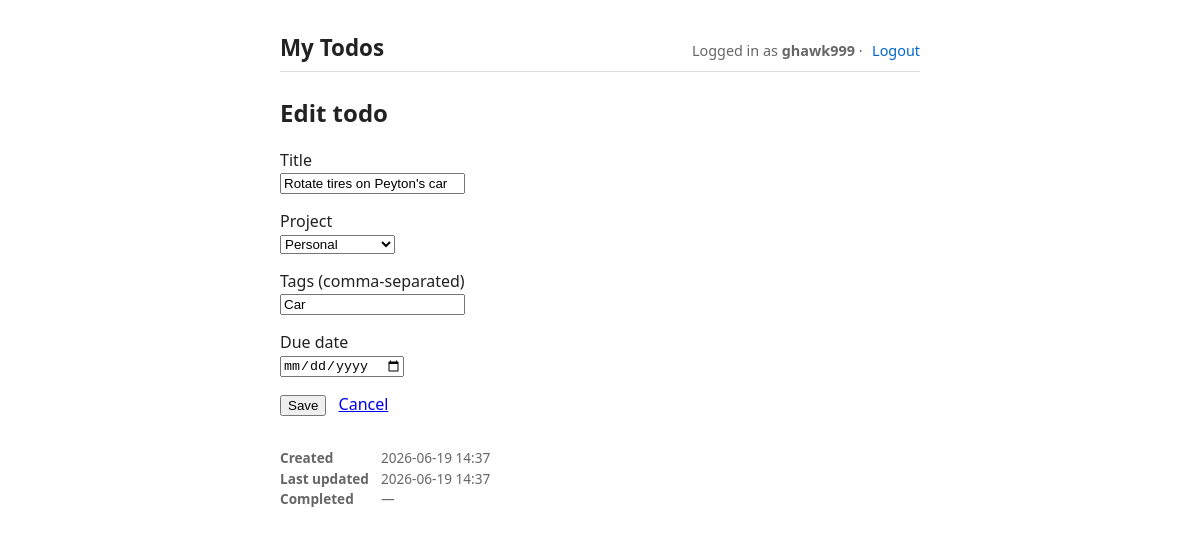
/edit/20/?tag=Car (signed in), run on the app's committed database.
### todos/models.py (models this page shows, shortened)
class Todo(models.Model):
    user = models.ForeignKey(
        settings.AUTH_USER_MODEL,
        on_delete=models.CASCADE,
        related_name='todos',
    )
    project = models.ForeignKey(
        Project,
        null=True,
        blank=True,
        on_delete=models.SET_NULL,
        related_name='todos',
    )
    tags = models.ManyToManyField(Tag, blank=True, related_name='todos')
    title = models.CharField(max_length=200)
    done = models.BooleanField(default=False)
    due_date = models.DateField(null=True, blank=True)
    created_at = models.DateTimeField(auto_now_add=True)
    updated_at = models.DateTimeField(auto_now=True)
    completed_at = models.DateTimeField(null=True, blank=True)
    class Meta:
        ordering = ['done', 'id']

### todos/views.py (the view, shortened to what this page needs)
# urls.py: path('edit/<int:pk>/', views.todo_edit, name='todo_edit'),
@login_required
def todo_edit(request, pk):
    todo = get_object_or_404(Todo, pk=pk, user=request.user)
    is_modal = _is_modal_request(request)
    form = TodoForm(instance=todo, user=request.user)
    if is_modal:
        return render(request, 'todos/edit_partial.html', {'form': form, 'todo': todo})
    return render(request, 'todos/edit.html', {'form': form, 'todo': todo, 'list_qs': _list_qs(request)})

### todos/forms.py (shortened to what this page needs)
class TodoForm(forms.ModelForm):
    tags_text = forms.CharField(
        required=False,
        label='Tags',
        widget=forms.TextInput(attrs={'placeholder': 'tags (comma-separated)'}),
    )
    class Meta:
        model = Todo
        fields = ['title', 'project', 'due_date']
        widgets = {
            'title': forms.TextInput(attrs={'placeholder': 'What needs doing?', 'autofocus': True}),
            'due_date': forms.DateInput(attrs={'type': 'date'}),
        }
    def __init__(self, *args, user=None, **kwargs):
        super().__init__(*args, **kwargs)
        self._user = user
        if user is not None:
            self.fields['project'].queryset = user.projects.all()
        self.fields['project'].required = False
        self.fields['project'].empty_label = '— no project —'
        if self.instance and self.instance.pk and not self.is_bound:
            self.fields['tags_text'].initial = ', '.join(
                self.instance.tags.values_list('name', flat=True)
            )

### todos/models.py (called while the page is built)
    def __str__(self):
        return self.name

### todos/views.py (called while the page is built)
def _list_qs(request):
    params = {}
    tag = request.POST.get('next_tag') or request.GET.get('tag')
    status = request.POST.get('next_status') or request.GET.get('status')
    due = request.POST.get('next_due') or request.GET.get('due')
    if tag:
        params['tag'] = tag
    if status in STATUS_CHOICES or status == 'all':
        params['status'] = status
    if due in DUE_CHOICES:
        params['due'] = due
    return ('?' + urlencode(params)) if params else ''

def _is_modal_request(request):
    return request.headers.get('X-Requested-With') == 'fetch'

### todos/templates/todos/edit.html (shortened to what this page needs)
{% extends "base.html" %}
{% block content %}
    <h2>Edit todo</h2>
    <form method="post">
        <p>
            <label>Title</label><br>
            {{ form.title }}
        </p>
        <p>
            <label>Project</label><br>
            {{ form.project }}
        </p>
        <p>
            <label>Tags (comma-separated)</label><br>
            {{ form.tags_text }}
        </p>
        <p>
            <label>Due date</label><br>
            {{ form.due_date }}
        </p>
        <button type="submit">Save</button>
        <a href="/{{ list_qs }}" style="margin-left:.5rem">Cancel</a>
    </form>
    <dl class="timestamps">
        <dt>Created</dt><dd>{{ todo.created_at|date:"Y-m-d H:i" }}</dd>
        <dt>Last updated</dt><dd>{{ todo.updated_at|date:"Y-m-d H:i" }}</dd>
        <dt>Completed</dt><dd>{% if todo.completed_at %}{{ todo.completed_at|date:"Y-m-d H:i" }}{% else %}—{% endif %}</dd>
    </dl>
{% endblock %}

### todos/templates/base.html (shortened to what this page needs)
{% load static %}
<!doctype html>
<html lang="en">
<head>
</head>
<body>
<header>
    <h1>My Todos</h1>
    <nav>
        {% if user.is_authenticated %}
            <span class="nav-user">Logged in as <strong>{{ user.username }}</strong> ·</span>
            <form class="inline" method="post" action="{% url 'logout' %}">
                <button type="submit" class="link">Logout</button>
            </form>
        {% else %}
            <a href="{% url 'login' %}">Login</a> · <a href="{% url 'signup' %}">Sign up</a>
        {% endif %}
    </nav>
</header>
<main>
    {% block content %}{% endblock %}
</main>
</body>
</html>

### todos/templates/base.html (style rules this page uses)
body { font-family: system-ui, sans-serif; max-width: 640px; margin: 2rem auto; padding: 0 1rem; color: #222; }
header { display: flex; justify-content: space-between; align-items: baseline; border-bottom: 1px solid #ddd; padding-bottom: .5rem; margin-bottom: 1.5rem; }
header h1 { margin: 0; font-size: 1.4rem; }
header nav { font-size: .9rem; color: #666; display: flex; align-items: center; gap: .6rem; }
header nav .nav-user { line-height: 1.6; }
header nav a, header nav .link { color: #06c; text-decoration: none; background: none; border: none; padding: 0; cursor: pointer; font: inherit; }
form.inline { display: inline; }
button.link { color: #c33; }
dl.timestamps { margin-top: 2rem; font-size: .85rem; color: #666; display: grid; grid-template-columns: max-content 1fr; gap: .1rem .75rem; }
dl.timestamps dt { font-weight: 600; }
dl.timestamps dd { margin: 0; }

### data on the page
Todo: title "Rotate tires on Peyton's car", project "Personal", created_at "2026-06-19 14:37", updated_at "2026-06-19 14:37"

### other printed values
{{ user.username }} "ghawk999"
